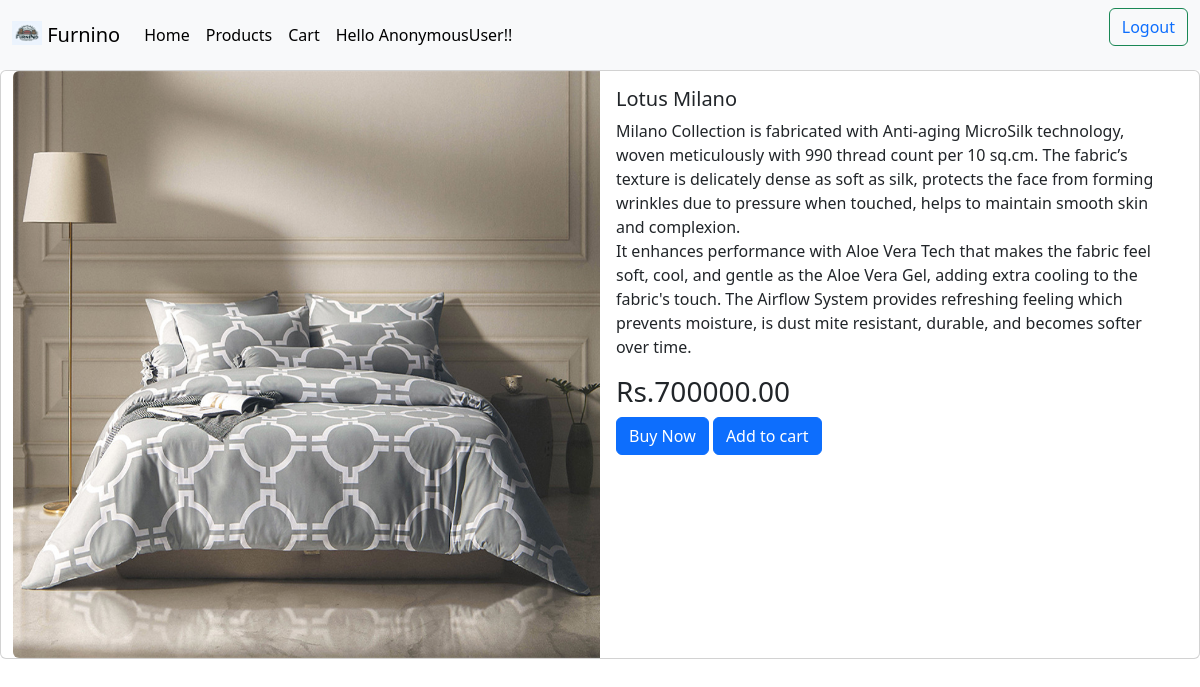
/description/Lotus Milano, run on the app's committed database.
### base/models.py (models this page shows, shortened)
class Product(models.Model):
    name = models.CharField(max_length=200)
    slug = models.SlugField(max_length=200)
    description = models.TextField()
    price = models.DecimalField(max_digits=10, decimal_places=2)
    category = models.ForeignKey(Category, on_delete=models.CASCADE)
    image = models.ImageField(upload_to='product/', blank=True)
    class Meta:
        ordering = ["name"]
        indexes = [
            models.Index(fields=["name"])
        ]

### base/views.py (the view)
# urls.py: path('description/<str:name>',views.description,name="description"),
def description(request,name):
    description=Product.objects.filter(name=name)
    return render(request,"base/product-description.html",
                  {
                      "description":description,
                  })

### base/templates/base/product-description.html (shortened to what this page needs)
{% load static %}
{% include "nav.html" %}
<!DOCTYPE html>
<html lang="en">
<head>
</head>
<body>
    <div class="container-fluid">
        <div class="row">
            {% for item in description %}
                <div class="card mb-3" style="max-width: 100%;">
                    <div class="row g-0">
                        <div class="col-md-6">
                            <img src="{{item.image.url}}" class="img-fluid rounded-start" alt="{{item.name}}">
                        </div>
                        <div class="col-md-6">
                            <div class="card-body">
                                <h5 class="card-title">{{item.name}}</h5>
                                <p class="card-text">{{item.description|safe}}</p>
                                <h3 class="card-text">Rs.{{item.price}}</h3>
                                <a href="#" class="btn btn-primary">Buy Now</a>
                                <a href="#" class="btn btn-primary">Add to cart</a>
                            </div>
                        </div>
                    </div>
                </div>
            </div>
            {% endfor %}
        </div>
</body>
</html>

### data on the page
Product: image (picture), name "Lotus Milano", description "Milano Collection is fabricated with Anti-aging MicroSilk technology, woven meticulously with 990 thread count per 10 sq.cm. The fabric’s texture is delicately dense as soft as silk, protects the face from forming wrinkles due to pressure when touched, helps to maintain smooth skin and complexion. It enhances performance with Aloe Vera Tech that makes the fabric feel soft, cool, and gentle as the Aloe Vera Gel, adding extra cooling to the fabric's touch. The Airflow System provides refreshing feeling which prevents moisture, is dust mite resistant, durable, and becomes softer over time.", price "700000.00"

### other printed values
{{ user }} "AnonymousUser"
